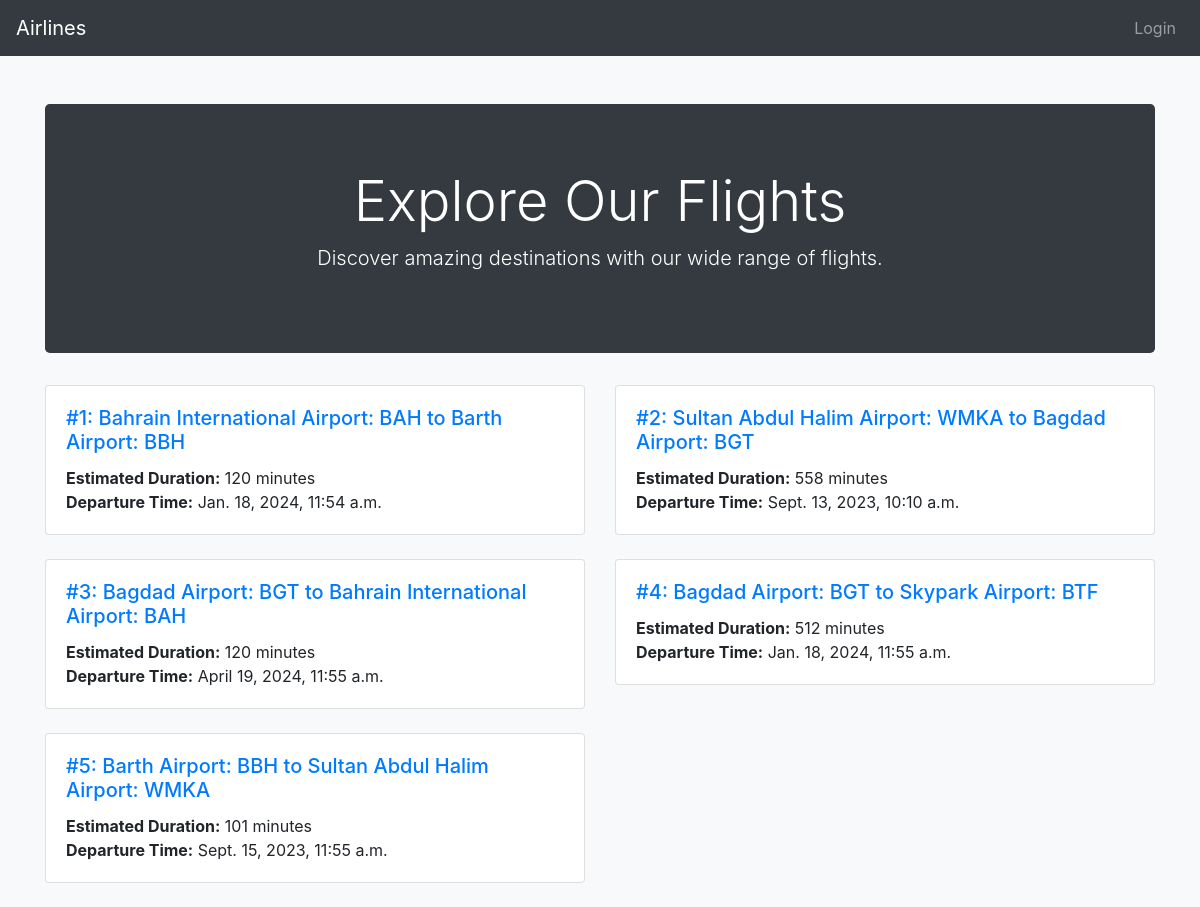
/flights/flights/, run on the app's committed database.
### Flights/models.py (models this page shows, shortened)
class Flight(models.Model):
    origin = models.ForeignKey(Airport, on_delete=models.CASCADE, related_name='departures')
    destination = models.ForeignKey(Airport, on_delete=models.CASCADE, related_name='arrivals')
    estimatedDuration = models.IntegerField()
    departureTime = models.DateTimeField()

class Airport(models.Model):
    name = models.CharField(max_length=100, null=False)
    code = models.CharField(max_length=5, null=False)
    city = models.CharField(max_length=100, null=False)
    def __str__(self):
        return f"{self.name}: {self.code}"

### Flights/views.py (the view)
# urls.py: path('flights/', include('Flights.urls')),
def flights(request):
    flights = models.Flight.objects.all()
    return render(request, 'Flights/flights.html', {
        'flights': flights
    })

### Flights/templates/Flights/flights.html (shortened to what this page needs)
{% extends 'Flights/layout.html' %}
{% block body %}
    <div class="jumbotron text-center">
        <h1 class="display-4">Explore Our Flights</h1>
        <p class="lead">Discover amazing destinations with our wide range of flights.</p>
    </div>
    <div class="row">
        {% for flight in flights %}
            <div class="col-md-6">
                <div class="card mb-4">
                    <div class="card-body">
                        <h5 class="card-title">
                            <a href="{% url 'flights:flight_details' flight.id %}" class="text-decoration-none">#{{ flight.id }}: {{ flight.origin }} to {{ flight.destination }}</a>
                        </h5>
                        <p class="card-text">
                            <strong>Estimated Duration:</strong> {{ flight.estimatedDuration }} minutes<br>
                            <strong>Departure Time:</strong> {{ flight.departureTime }}
                        </p>
                    </div>
                </div>
            </div>
        {% endfor %}
    </div>
{% endblock %}

### Flights/templates/Flights/layout.html (style rules this page uses)
body { background-color: #f8f9fa; }
.jumbotron { background-color: #343a40; color: white; }

### data on the page
Flight: id "1", origin "Bahrain International Airport: BAH", destination "Barth Airport: BBH", estimatedDuration "120", departureTime "Jan. 18, 2024, 11:54 a.m."
Flight: id "2", origin "Sultan Abdul Halim Airport: WMKA", destination "Bagdad Airport: BGT", estimatedDuration "558", departureTime "Sept. 13, 2023, 10:10 a.m."
Flight: id "3", origin "Bagdad Airport: BGT", destination "Bahrain International Airport: BAH", estimatedDuration "120", departureTime "April 19, 2024, 11:55 a.m."
Flight: id "4", origin "Bagdad Airport: BGT", destination "Skypark Airport: BTF", estimatedDuration "512", departureTime "Jan. 18, 2024, 11:55 a.m."
Flight: id "5", origin "Barth Airport: BBH", destination "Sultan Abdul Halim Airport: WMKA", estimatedDuration "101", departureTime "Sept. 15, 2023, 11:55 a.m."
